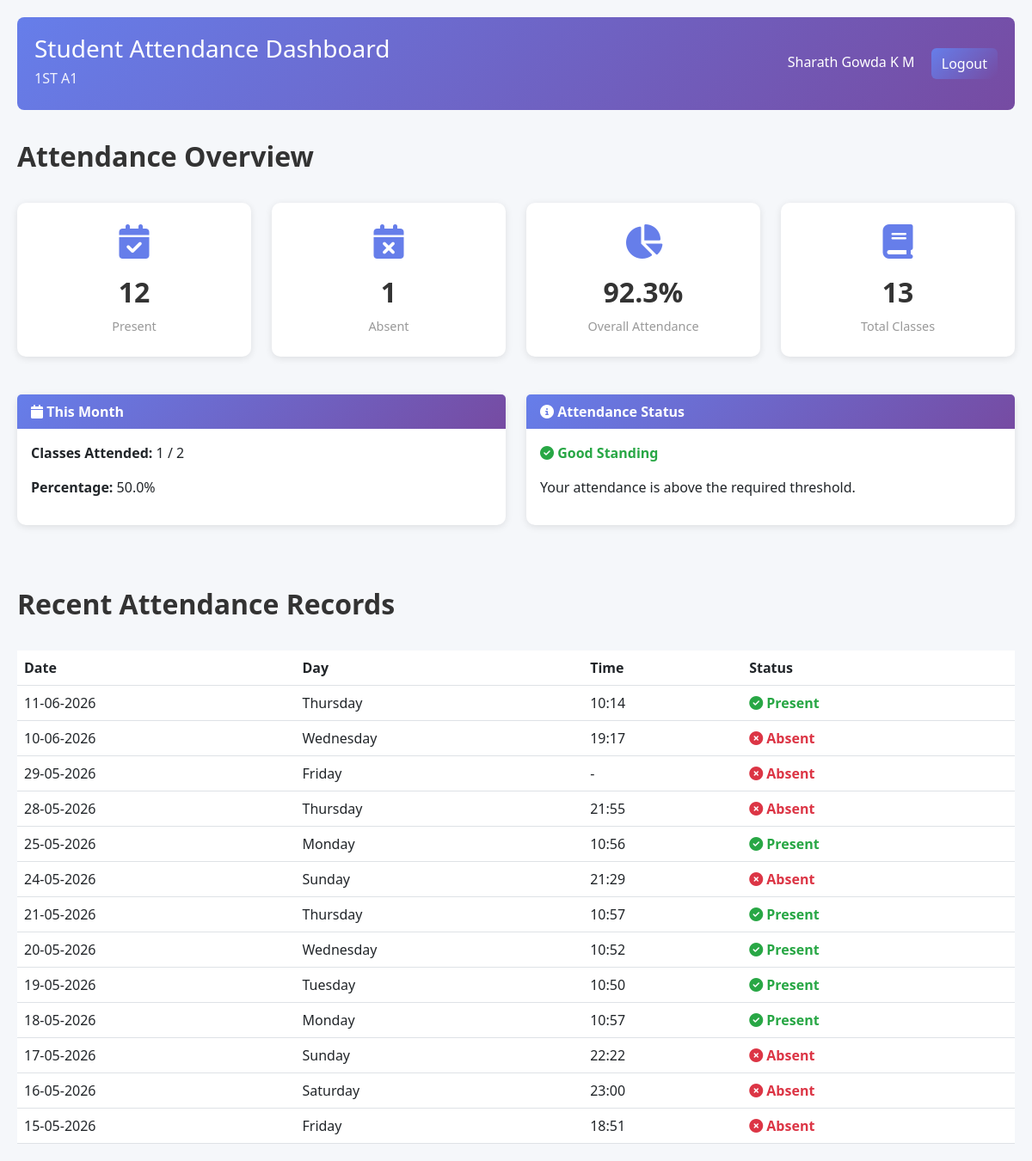
The page /student/dashboard (signed in) on the database its author committed.
### app.py (models this page shows)
class Class_(db.Model):
    __tablename__ = 'class'
    id = db.Column(db.Integer, primary_key=True)
    name = db.Column(db.String(100), nullable=False)
    academic_year = db.Column(db.String(20), nullable=False)
    study_year = db.Column(db.String(50), nullable=True)
    branch = db.Column(db.String(100), nullable=True)
    semester = db.Column(db.String(100), nullable=True)
    organization_id = db.Column(db.Integer, db.ForeignKey('organization.id'), nullable=False)
    course_id = db.Column(db.Integer, db.ForeignKey('course.id'), nullable=True)
    created_at = db.Column(db.DateTime, default=datetime.utcnow)
    students = db.relationship('Student', backref='class_', lazy=True)
    attendances = db.relationship('Attendance', backref='class_', lazy=True)

class Student(db.Model):
    id = db.Column(db.Integer, primary_key=True)
    name = db.Column(db.String(100), nullable=False)
    roll_number = db.Column(db.String(20), nullable=False)
    phone = db.Column(db.String(15))
    password = db.Column(db.String(200))
    organization_id = db.Column(db.Integer, db.ForeignKey('organization.id'), nullable=False)
    class_id = db.Column(db.Integer, db.ForeignKey('class.id'), nullable=False)
    created_at = db.Column(db.DateTime, default=datetime.utcnow)
    attendances = db.relationship('Attendance', backref='student', lazy=True)
    face_encodings = db.relationship('FaceEncoding', backref='student', lazy=True)

class Attendance(db.Model):
    id = db.Column(db.Integer, primary_key=True)
    student_id = db.Column(db.Integer, db.ForeignKey('student.id'), nullable=False)
    class_id = db.Column(db.Integer, db.ForeignKey('class.id'), nullable=False)
    subject_id = db.Column(db.Integer, db.ForeignKey('subject.id'), nullable=True)
    date = db.Column(db.Date, nullable=False)
    time = db.Column(db.Time, nullable=False)
    _status = db.Column('status', db.String(10), nullable=False)  # present, absent
    created_at = db.Column(db.DateTime, default=datetime.utcnow)
    subject = db.relationship('Subject', backref='attendances', lazy=True)
    @property
    def status(self):
        from datetime import time
        if self._status == 'present' and self.time:
            if self.time < time(6, 0, 0) or self.time >= time(18, 0, 0):
                return 'absent'
        return self._status
    @status.setter
    def status(self, value):
        self._status = value
    @property
    def day(self):
        return self.date.strftime('%A')

### app.py (the view)
@app.route('/student/dashboard')
def student_dashboard():
    if 'student_id' not in session:
        return redirect(url_for('student_login'))
    student = Student.query.get(session['student_id'])
    class_id = student.class_id
    sessions = db.session.query(Attendance.date, Attendance.subject_id).filter_by(class_id=class_id).distinct().all()
    student_att = Attendance.query.filter_by(student_id=student.id).all()
    att_map = {}
    for att in student_att:
        att_map[(att.date, att.subject_id)] = att
    history = []
    present_count = 0
    total_attendance = 0
    for date_val, subj_id in sessions:
        total_attendance += 1
        att_record = att_map.get((date_val, subj_id))
        if att_record:
            present_count += 1
            history.append(att_record)
        else:
            from types import SimpleNamespace
            subj = Subject.query.get(subj_id) if subj_id else None
            absent_rec = SimpleNamespace(
                date=date_val,
                day=date_val.strftime('%A'),
                time=None,
                status='absent',
                student=student,
                class_=student.class_,
                subject=subj
            )
            history.append(absent_rec)
    history.sort(key=lambda x: x.date, reverse=True)
    absent_count = total_attendance - present_count
    attendance_pct = (present_count / total_attendance * 100) if total_attendance > 0 else 0
    today = datetime.now().date()
    start_of_month = today.replace(day=1)
    monthly_total = 0
    monthly_present = 0
    for h in history:
        if h.date >= start_of_month:
            monthly_total += 1
            if h.status == 'present':
                monthly_present += 1
    recent_history = history[:30]
    return render_template('student_report.html',
                          student=student,
                          records=recent_history,
                          present_count=present_count,
                          absent_count=absent_count,
                          total_attendance=total_attendance,
                          attendance_pct=round(attendance_pct, 1),
                          monthly_present=monthly_present,
                          monthly_total=monthly_total)

### templates/student_report.html (shortened to what this page needs)
<!DOCTYPE html>
<html lang="en">
<head>
    <link href="https://cdn.jsdelivr.net/npm/bootstrap@5.3.0/dist/css/bootstrap.min.css" rel="stylesheet">
    <link href="https://cdnjs.cloudflare.com/ajax/libs/font-awesome/6.4.0/css/all.min.css" rel="stylesheet">
</head>
<body>
    <div class="container-fluid" style="padding: 20px;">
        <div class="navbar-top">
            <div>
                <h3 style="margin: 0;">Student Attendance Dashboard</h3>
                <p style="margin: 5px 0; opacity: 0.9;">{{ student.class_.name }}</p>
            </div>
            <div>
                <span style="margin-right: 15px;">{{ student.name }}</span>
                <a href="/logout" class="btn btn-logout">Logout</a>
            </div>
        </div>
        <div class="page-title">Attendance Overview</div>
        <div class="row">
            <div class="col-md-3">
                <div class="stat-card">
                    <i class="fas fa-calendar-check"></i>
                    <div class="stat-number">{{ present_count }}</div>
                    <div class="stat-label">Present</div>
                </div>
            </div>
            <div class="col-md-3">
                <div class="stat-card">
                    <i class="fas fa-calendar-times"></i>
                    <div class="stat-number">{{ absent_count }}</div>
                    <div class="stat-label">Absent</div>
                </div>
            </div>
            <div class="col-md-3">
                <div class="stat-card">
                    <i class="fas fa-chart-pie"></i>
                    <div class="stat-number">{{ "%.1f"|format(attendance_pct) }}%</div>
                    <div class="stat-label">Overall Attendance</div>
                </div>
            </div>
            <div class="col-md-3">
                <div class="stat-card">
                    <i class="fas fa-book"></i>
                    <div class="stat-number">{{ total_attendance }}</div>
                    <div class="stat-label">Total Classes</div>
                </div>
            </div>
        </div>
        <div class="row mt-4">
            <div class="col-md-6">
                <div class="card">
                    <div class="card-header">
                        <i class="fas fa-calendar"></i> This Month
                    </div>
                    <div class="card-body">
                        <p><strong>Classes Attended:</strong> {{ monthly_present }} / {{ monthly_total }}</p>
                        <p><strong>Percentage:</strong> {{ "%.1f"|format(monthly_present * 100 / monthly_total if monthly_total > 0 else 0) }}%</p>
                    </div>
                </div>
            </div>
            <div class="col-md-6">
                <div class="card">
                    <div class="card-header">
                        <i class="fas fa-info-circle"></i> Attendance Status
                    </div>
                    <div class="card-body">
                        {% if attendance_pct >= 75 %}
                        <p style="color: #28a745; font-weight: 600;"><i class="fas fa-check-circle"></i> Good Standing</p>
                        <p>Your attendance is above the required threshold.</p>
                        {% else %}
                        <p style="color: #dc3545; font-weight: 600;"><i class="fas fa-exclamation-circle"></i> Below Threshold</p>
                        <p>Your attendance is below 75%. Please attend classes regularly.</p>
                        {% endif %}
                    </div>
                </div>
            </div>
        </div>
        <div class="page-title mt-5">Recent Attendance Records</div>
        {% if records %}
        <div class="table-responsive">
            <table class="table table-hover">
                <thead>
                    <tr>
                        <th>Date</th>
                        <th>Day</th>
                        <th>Time</th>
                        <th>Status</th>
                    </tr>
                </thead>
                <tbody>
                    {% for record in records %}
                    <tr>
                        <td>{{ record.date.strftime('%d-%m-%Y') }}</td>
                        <td>{{ record.day }}</td>
                        <td>{{ record.time.strftime('%H:%M') if record.time else '-' }}</td>
                        <td>
                            {% if record.status == 'present' %}
                            <span class="attendance-status-present"><i class="fas fa-check-circle"></i> Present</span>
                            {% else %}
                            <span class="attendance-status-absent"><i class="fas fa-times-circle"></i> Absent</span>
                            {% endif %}
                        </td>
                    </tr>
                    {% endfor %}
                </tbody>
            </table>
        </div>
        {% else %}
        <div class="alert alert-info">
            <i class="fas fa-info-circle"></i> No attendance records yet.
        </div>
        {% endif %}
    </div>
</body>
</html>

### templates/student_report.html (style rules this page uses)
body { font-family: 'Segoe UI', Tahoma, Geneva, Verdana, sans-serif; background: #f5f7fa; }
.navbar-top { background: linear-gradient(135deg, #667eea 0%, #764ba2 100%); color: white; padding: 20px; border-radius: 8px; margin-bottom: 30px; display: flex; justify-content: space-between; align-items: center; }
.page-title { font-size: 2rem; font-weight: 700; color: #333; margin-bottom: 30px; margin-top: 30px; }
.stat-card { background: white; padding: 25px; border-radius: 10px; box-shadow: 0 2px 8px rgba(0, 0, 0, 0.1); text-align: center; margin-bottom: 20px; }
.stat-card i { font-size: 2.5rem; margin-bottom: 15px; color: #667eea; }
.stat-number { font-size: 2rem; font-weight: 700; color: #333; margin-bottom: 5px; }
.stat-label { color: #999; font-size: 0.9rem; }
.card { border: none; box-shadow: 0 2px 8px rgba(0, 0, 0, 0.1); border-radius: 10px; margin-bottom: 20px; }
.card-header { background: linear-gradient(135deg, #667eea 0%, #764ba2 100%); color: white; border: none; font-weight: 600; }
.table { margin-bottom: 0; }
.table thead { background: #f8f9fa; }
.btn-logout { background: linear-gradient(135deg, #667eea 0%, #764ba2 100%); border: none; color: white; }
.attendance-status-present { color: #28a745; font-weight: 600; }
.attendance-status-absent { color: #dc3545; font-weight: 600; }

### rows shown on the page
Class_: class_.name "1ST A1"
Student: name "Sharath Gowda K M"
Attendance: date "11-06-2026", day "Thursday", time "10:14", status "present" (drawn)
Attendance: date "10-06-2026", day "Wednesday", time "19:17", status "present" (drawn)
Attendance: date "28-05-2026", day "Thursday", time "21:55", status "present" (drawn)
Attendance: date "25-05-2026", day "Monday", time "10:56", status "present" (drawn)
Attendance: date "24-05-2026", day "Sunday", time "21:29", status "present" (drawn)
Attendance: date "21-05-2026", day "Thursday", time "10:57", status "present" (drawn)
Attendance: date "20-05-2026", day "Wednesday", time "10:52", status "present" (drawn)
Attendance: date "19-05-2026", day "Tuesday", time "10:50", status "present" (drawn)
Attendance: date "18-05-2026", day "Monday", time "10:57", status "present" (drawn)
Attendance: date "17-05-2026", day "Sunday", time "22:22", status "present" (drawn)
Attendance: date "16-05-2026", day "Saturday", time "23:00", status "present" (drawn)
Attendance: date "15-05-2026", day "Friday", time "18:51", status "present" (drawn)

### other values the page prints
{{ present_count }} "12"
{{ absent_count }} "1"
{{ "%.1f"|format(attendance_pct) }} "92.3"
{{ total_attendance }} "13"
{{ monthly_present }} "1"
{{ monthly_total }} "2"
{{ record.date.strftime('%d-%m-%Y') }} "29-05-2026"
{{ record.day }} "Friday"
{{ record.time.strftime('%H:%M') if record.time else '-' }} "-"
